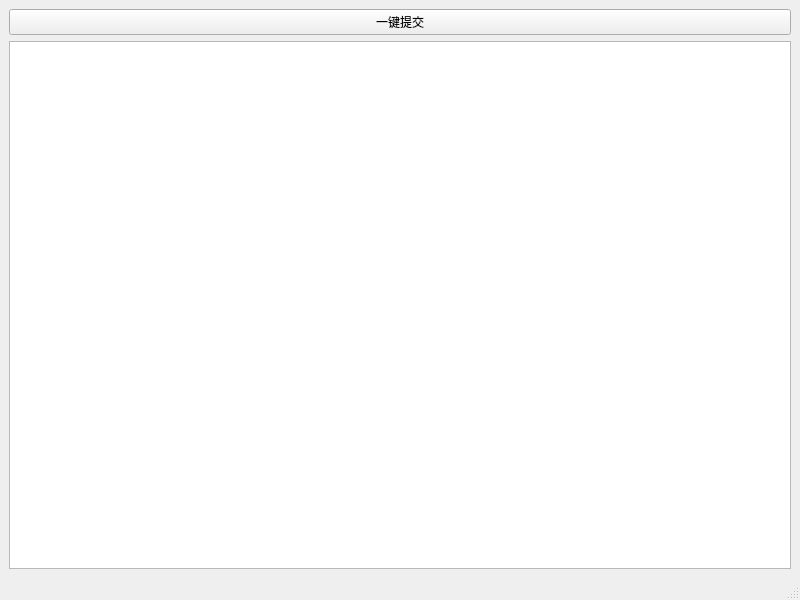
<?xml version="1.0" encoding="UTF-8"?>
<ui version="4.0">
 <class>MainWindow</class>
 <widget class="QMainWindow" name="MainWindow">
  <property name="geometry">
   <rect>
    <x>0</x>
    <y>0</y>
    <width>800</width>
    <height>600</height>
   </rect>
  </property>
  <property name="windowTitle">
   <string>MainWindow</string>
  </property>
  <widget class="QWidget" name="centralwidget">
   <layout class="QGridLayout" name="gridLayout">
    <item row="0" column="0">
     <widget class="QPushButton" name="btnSubmit">
      <property name="text">
       <string>一键提交</string>
      </property>
     </widget>
    </item>
    <item row="1" column="0">
     <widget class="QTextEdit" name="textLog"/>
    </item>
   </layout>
  </widget>
  <widget class="QMenuBar" name="menubar">
   <property name="geometry">
    <rect>
     <x>0</x>
     <y>0</y>
     <width>800</width>
     <height>25</height>
    </rect>
   </property>
  </widget>
  <widget class="QStatusBar" name="statusbar"/>
 </widget>
 <resources/>
 <connections/>
</ui>
